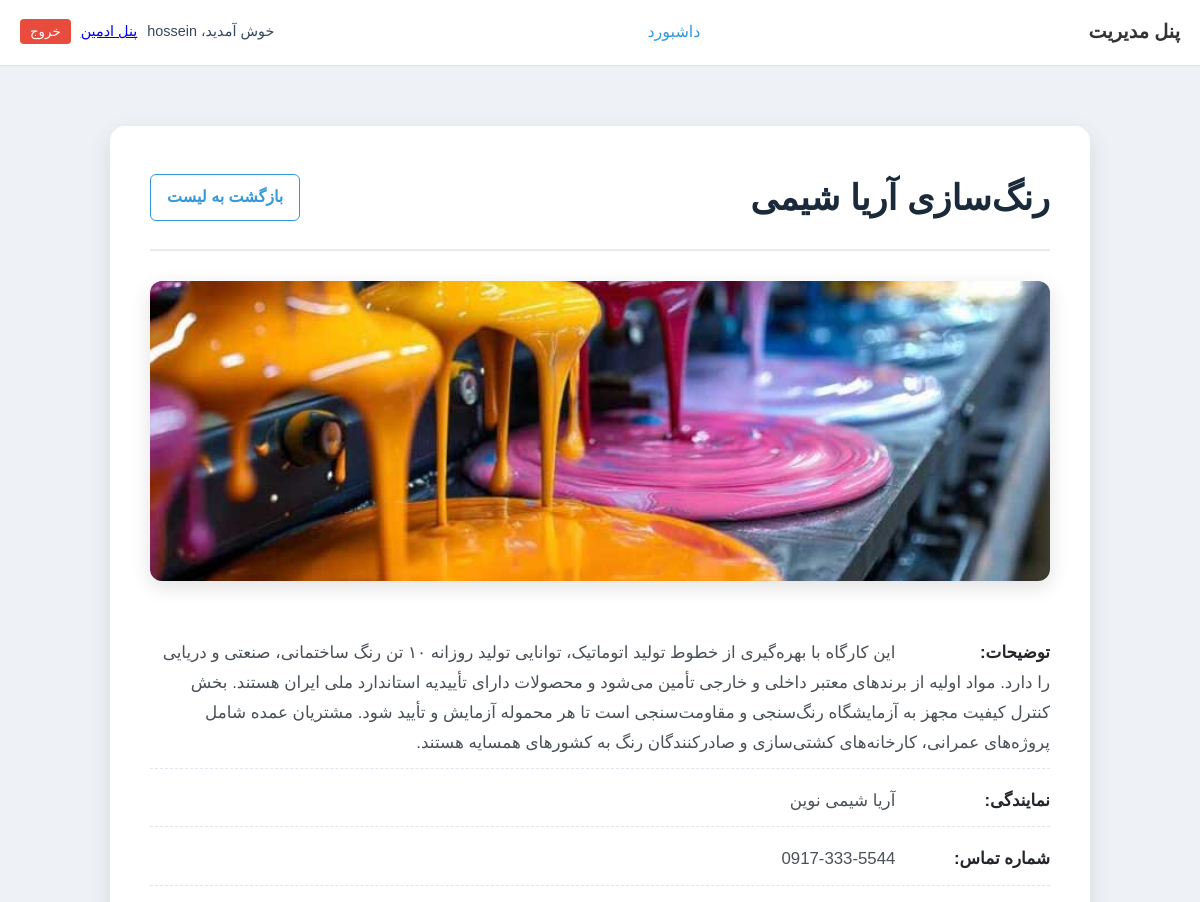
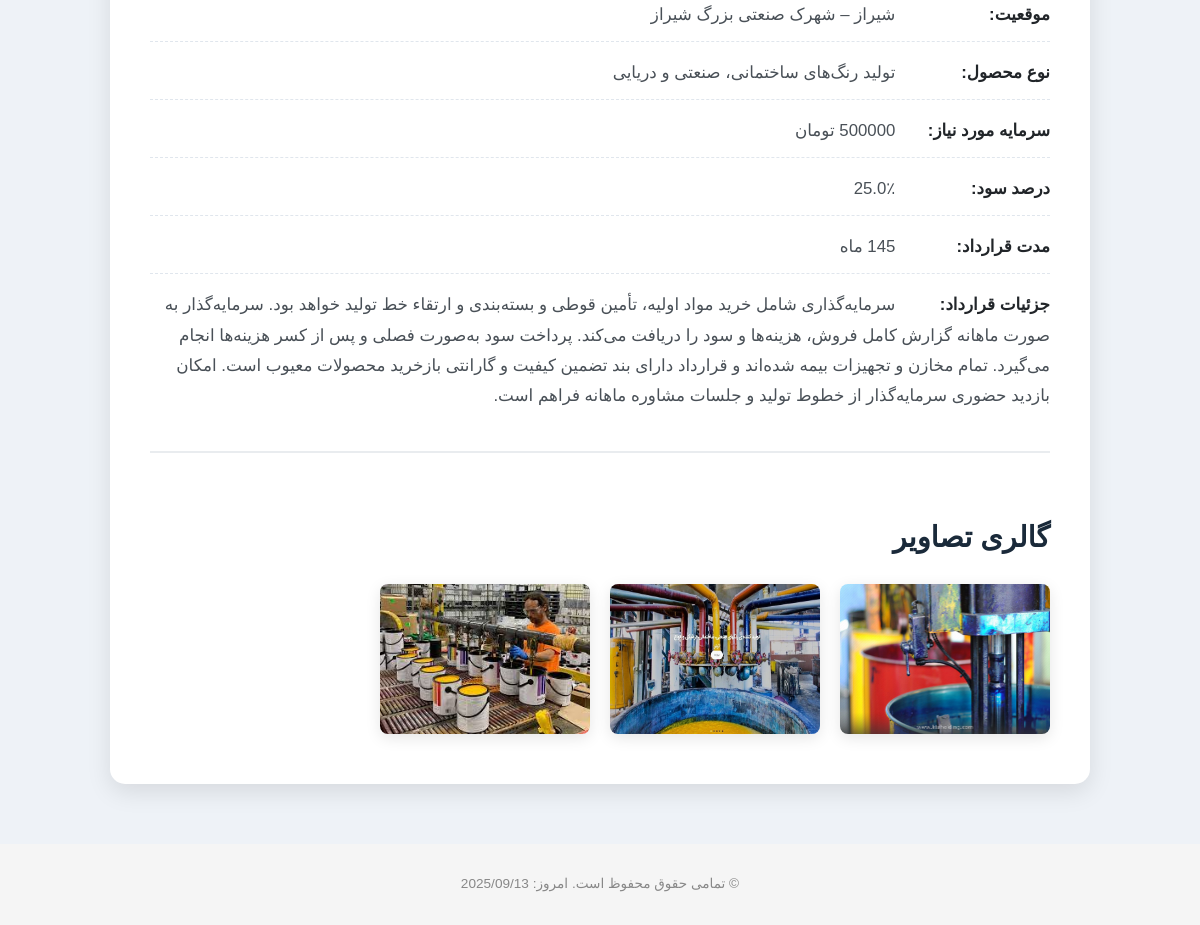
Page /workshops/8/ (signed in) on the committed database (2 pictures, top to bottom).
### workshops/models.py (models this page shows, shortened)
class Workshop(models.Model):
    owner = models.ForeignKey(User, on_delete=models.CASCADE, related_name='workshops', verbose_name="مالک")
    title = models.CharField(max_length=200, verbose_name="عنوان کارگاه")
    description = models.TextField(verbose_name="توضیحات")
    cover_image = models.ImageField(upload_to='workshop_covers/', blank=True, null=True, verbose_name="تصویر کاور")
    agency = models.CharField(max_length=150, blank=True, null=True, verbose_name="نمایندگی/شرکت")
    contact_number = models.CharField(max_length=20, blank=True, null=True, verbose_name="شماره تماس")
    location = models.CharField(max_length=255, blank=True, null=True, verbose_name="موقعیت مکانی")
    product_type = models.CharField(max_length=100, blank=True, null=True, verbose_name="نوع محصول/خدمات")
    required_capital = models.DecimalField(max_digits=15, decimal_places=0, default=0, verbose_name="سرمایه مورد نیاز (تومان)")
    profit_percentage = models.FloatField(default=0.0, verbose_name="درصد سود برای سرمایه‌گذار")
    contract_duration = models.IntegerField(default=12, verbose_name="مدت قرارداد (به ماه)")
    contract_details = models.TextField(blank=True, null=True, verbose_name="جزئیات تکمیلی قرارداد")
    created_at = models.DateTimeField(auto_now_add=True, verbose_name="زمان ایجاد")
    updated_at = models.DateTimeField(auto_now=True, verbose_name="زمان بروزرسانی")
    class Meta:
        verbose_name = "کارگاه"
        verbose_name_plural = "کارگاه‌ها"
        ordering = ['-created_at']

class WorkshopImage(models.Model):
    workshop = models.ForeignKey(Workshop, related_name='images', on_delete=models.CASCADE, verbose_name="کارگاه")
    image = models.ImageField(upload_to='workshop_gallery/', verbose_name="تصویر")
    uploaded_at = models.DateTimeField(auto_now_add=True, verbose_name="زمان آپلود")
    class Meta:
        verbose_name = "تصویر کارگاه"
        verbose_name_plural = "تصاویر کارگاه‌ها"

### workshops/views.py (the view)
# urls.py: path('workshops/<int:pk>/', views.workshop_detail_view, name='workshop_detail'),
@login_required
def workshop_detail_view(request, pk):
    workshop = get_object_or_404(Workshop, pk=pk)
    if not (request.user == workshop.owner or request.user.is_staff or request.user.is_superuser):
        return HttpResponseForbidden("شما اجازه دسترسی به این کارگاه را ندارید.")
    return render(request, 'workshop_detail.html', {'workshop': workshop})

### templates/workshop_detail.html (shortened to what this page needs)
{% extends "base.html" %}
{% load static %}
{% block extra_head %}
    <link rel="stylesheet" href="{% static 'css/workshop_detail.css' %}">
    <link rel="stylesheet" href="{% static 'css/modal.css' %}">
{% endblock %}
{% block content %}
<div class="detail-container">
    <div class="detail-header">
        <h1>{{ workshop.title }}</h1>
        <a href="{% url 'dashboard' %}" class="back-link">بازگشت به لیست</a>
    </div>
    <div class="detail-content">
        {% if workshop.cover_image %}
            <img src="{{ workshop.cover_image.url }}" alt="کاور {{ workshop.title }}">
        {% else %}
            <div class="no-image-placeholder">بدون تصویر کاور</div>
        {% endif %}
        <p><strong>توضیحات:</strong> {{ workshop.description|linebreaksbr }}</p>
        <p><strong>نمایندگی:</strong> {{ workshop.agency }}</p>
        <p><strong>شماره تماس:</strong> {{ workshop.contact_number }}</p>
        <p><strong>موقعیت:</strong> {{ workshop.location }}</p>
        <p><strong>نوع محصول:</strong> {{ workshop.product_type }}</p>
        <p><strong>سرمایه مورد نیاز:</strong> {{ workshop.required_capital|floatformat:"0" }} تومان</p>
        <p><strong>درصد سود:</strong> {{ workshop.profit_percentage }}٪</p>
        <p><strong>مدت قرارداد:</strong> {{ workshop.contract_duration }} ماه</p>
        <p><strong>جزئیات قرارداد:</strong> {{ workshop.contract_details|linebreaksbr }}</p>
    </div>
    {% if workshop.images.all %}
    <div class="gallery-section">
        <h3>گالری تصاویر</h3>
        <div class="gallery-grid">
            {% for img in workshop.images.all %}
                <div class="gallery-item">
                    <img src="{{ img.image.url }}" alt="تصویر گالری برای {{ workshop.title }}" class="modal-trigger">
                </div>
            {% endfor %}
        </div>
    </div>
    {% else %}
    <div class="gallery-section">
        <h3>گالری تصاویر</h3>
        <p>هیچ تصویر اضافی برای این کارگاه وجود ندارد.</p>
    </div>
    {% endif %}
</div>
{% endblock %}

### templates/base.html (shortened to what this page needs)
{% load static %}
<!DOCTYPE html>
<html lang="fa" dir="rtl">
<head>
    <link rel="stylesheet" href="{% static 'css/base.css' %}">
    {% block extra_head %}{% endblock %}
</head>
<body>
<header class="main-header">
    <div class="container">
        <nav class="main-nav">
            <a href="{% url 'dashboard' %}" class="logo">پنل مدیریت</a>
            <div class="nav-links">
                {% if request.resolver_match.url_name != 'dashboard' %}
                    <a href="{% url 'dashboard' %}">داشبورد</a>
                {% endif %}
            </div>
            <div class="nav-user">
                {% if user.is_authenticated %}
                    <span>خوش آمدید، {{ user.username }}</span>
                    {% if user.is_staff %}
                        <a href="/admin/">پنل ادمین</a>
                    {% endif %}
                    <form action="{% url 'logout' %}" method="post" style="display:inline;">
                        <button type="submit" class="btn-logout">خروج</button>
                    </form>
                {% endif %}
            </div>
        </nav>
    </div>
</header>
<main class="main-content">
    {% block content %}{% endblock %}
</main>
<footer class="main-footer">
    <div class="container">
        <p>© تمامی حقوق محفوظ است. امروز: {% now "Y/m/d" %}</p>
    </div>
</footer>
</body>
</html>

### static/css/base.css (style rules this page uses)
body { margin: 0; font-family: 'Vazirmatn', sans-serif; background-color: #eef2f7; }
.container { max-width: 1200px; margin: 0 auto; padding: 0 20px; }
.main-header { background-color: #ffffff; border-bottom: 1px solid #e0e0e0; }
.main-nav { display: flex; justify-content: space-between; align-items: center; padding: 15px 0; }
.logo { font-size: 1.2rem; font-weight: bold; text-decoration: none; color: #333; }
.nav-links a { margin-right: 15px; text-decoration: none; color: #3498db; font-weight: 500; }
.nav-user { display: flex; align-items: center; gap: 10px; font-size: 0.9rem; }
.btn-logout { background-color: #e74c3c; color: white; border: none; padding: 5px 10px; border-radius: 4px; cursor: pointer; }
.main-content { padding: 20px 0; }
.main-footer { background-color: #f5f5f5; padding: 15px 0; text-align: center; font-size: 0.85rem; color: #888; }

### static/css/workshop_detail.css (style rules this page uses)
body { direction: rtl; text-align: right; font-family: 'Vazirmatn', sans-serif; background-color: #eef2f7; color: #34495e; line-height: 1.8; }
.detail-container { max-width: 900px; margin: 40px auto; background: #fff; padding: 40px; border-radius: 15px; box-shadow: 0 8px 25px rgba(0,0,0,0.1); }
.detail-header { display: flex; justify-content: space-between; align-items: center; border-bottom: 2px solid #e9ecef; padding-bottom: 20px; margin-bottom: 30px; }
.detail-header h1 { margin: 0; font-size: 2.2rem; color: #1a2a3a; }
.back-link { color: #3498db; text-decoration: none; font-weight: 600; border: 1px solid #3498db; padding: 8px 16px; border-radius: 6px; transition: all 0.3s ease; }
.detail-content img { width: 100%; height: 300px; object-fit: cover; border-radius: 12px; margin-bottom: 30px; box-shadow: 0 6px 20px rgba(0,0,0,0.12); }
.detail-content p { font-size: 1.05rem; color: #495057; margin-bottom: 15px; padding-bottom: 10px; border-bottom: 1px dashed #e0e6ed; }
.detail-content p:last-child { border-bottom: none; padding-bottom: 0; }
.detail-content p strong { color: #212529; min-width: 150px; display: inline-block; font-weight: bold; }
.gallery-section { margin-top: 40px; padding-top: 30px; border-top: 2px solid #e9ecef; }
.gallery-section h3 { font-size: 1.8rem; color: #1a2a3a; margin-bottom: 20px; }
.gallery-grid { display: grid; grid-template-columns: repeat(auto-fill, minmax(200px, 1fr)); gap: 20px; }
.gallery-item img { width: 100%; height: 150px; object-fit: cover; border-radius: 8px; box-shadow: 0 4px 15px rgba(0,0,0,0.1); transition: transform 0.3s ease, box-shadow 0.3s ease; }

### static/css/modal.css (style rules this page uses)
.modal-trigger { cursor: pointer; transition: opacity 0.3s ease; }

### rows in the picture
Workshop: title "رنگ‌سازی آریا شیمی", cover_image (picture), description "این کارگاه با بهره‌گیری از خطوط تولید اتوماتیک، توانایی تولید روزانه ۱۰ تن رنگ ساختمانی، صنعتی و دریایی را دارد. مواد اولیه از برندهای معتبر داخلی و خارجی تأمین می‌شود و محصولات دارای تأییدیه استاندارد ملی ایران هستند. بخش کنترل کیفیت مجهز به آزمایشگاه رنگ‌سنجی و مقاومت‌سنجی است تا هر محموله آزمایش و تأیید شود. مشتریان عمده شامل پروژه‌های عمرانی، کارخانه‌های کشتی‌سازی و صادرکنندگان رنگ به کشورهای همسایه هستند.", agency "آریا شیمی نوین", contact_number "0917-333-5544", location "شیراز – شهرک صنعتی بزرگ شیراز", product_type "تولید رنگ‌های ساختمانی، صنعتی و دریایی", profit_percentage "25.0", contract_details "سرمایه‌گذاری شامل خرید مواد اولیه، تأمین قوطی و بسته‌بندی و ارتقاء خط تولید خواهد بود. سرمایه‌گذار به صورت ماهانه گزارش کامل فروش، هزینه‌ها و سود را دریافت می‌کند. پرداخت سود به‌صورت فصلی و پس از کسر هزینه‌ها انجام می‌گیرد. تمام مخازن و تجهیزات بیمه شده‌اند و قرارداد دارای بند تضمین کیفیت و گارانتی بازخرید محصولات معیوب است. امکان بازدید حضوری سرمایه‌گذار از خطوط تولید و جلسات مشاوره ماهانه فراهم است."
WorkshopImage: image (picture)
WorkshopImage: image (picture)
WorkshopImage: image (picture)

### other values in the picture
{{ user.username }} "hossein"
